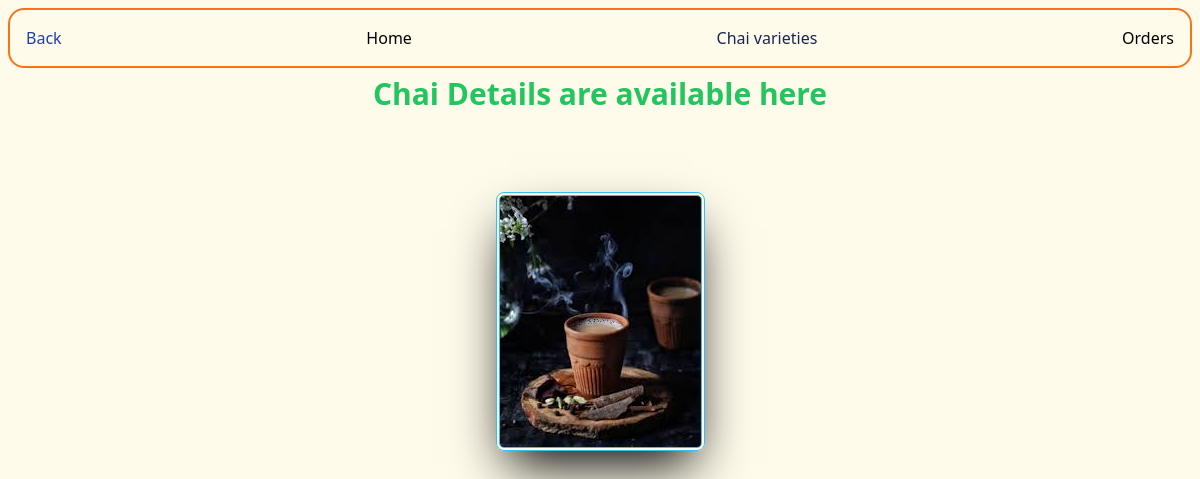
Page /app/1/ on the earlier database version.
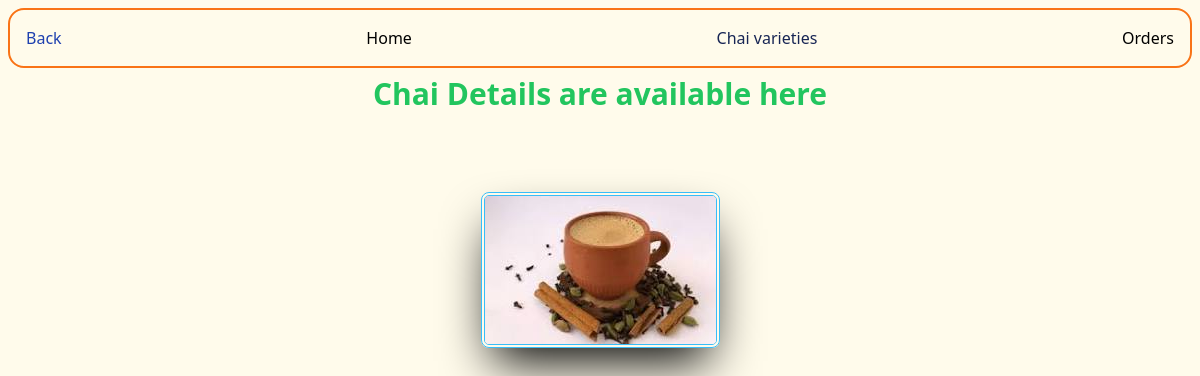
Same page on the later database version.
### app/models.py (models this page shows, shortened)
class ChaiVariety(models.Model):
    CHAI_TYPE_CHOICE = [
        ('Bk', 'Black'),
        ('Gr', 'Ginger'),
        ('Kl', 'Kiwi'),
        ('Ms', 'Masala'),
        ('Pl', 'Plain'),
    ]
    name = models.CharField(max_length=255)
    description = models.TextField(default="empty")
    price = models.DecimalField(max_digits=5, decimal_places=2)
    image = models.ImageField(upload_to='chai_varieties/')
    date_added = models.DateTimeField(default=timezone.now)
    type = models.CharField(max_length=2, choices=CHAI_TYPE_CHOICE)

### app/views.py (the view)
# urls.py: path('<int:chai_id>/', views.chai_detail, name="chai_detail"),
def chai_detail(request, chai_id):
    chai = get_object_or_404(ChaiVariety, pk=chai_id)
    return render(request, "app/chai_detail.html", {"chai":chai})

### app/templates/app/chai_detail.html (shortened to what this page needs)
{% extends "all_app_chai_varieties.html" %}
{% block content %}
<h1 class="inline-flex items-center justify-center w-[100%] font-bold text-3xl text-green-500">Chai Details are available here</h1>
<div class="relative w-full flex items-center justify-center ">
    <div class="relative img_card flex items-center justify-center m-20">
        <img class="w-full h-auto object-cover rounded-lg shadow-black shadow-2xl border-double border-4 border-sky-400" src="{{ chai.image.url }}" alt="{{ chai.name }}">
    </div>
</div>
{% endblock %}

Differences in the rows shown:
changed ChaiVariety: image: a different picture
